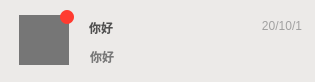
<?xml version="1.0" encoding="UTF-8"?>
<ui version="4.0">
 <class>TextListItem</class>
 <widget class="QFrame" name="TextListItem">
  <property name="geometry">
   <rect>
    <x>0</x>
    <y>0</y>
    <width>315</width>
    <height>82</height>
   </rect>
  </property>
  <property name="minimumSize">
   <size>
    <width>315</width>
    <height>82</height>
   </size>
  </property>
  <property name="maximumSize">
   <size>
    <width>315</width>
    <height>82</height>
   </size>
  </property>
  <property name="windowTitle">
   <string>Frame</string>
  </property>
  <property name="styleSheet">
   <string notr="true">QFrame{
	background-color: rgb(236, 234, 232);
}
QFrame:hover{
	
	background-color: rgb(223, 221, 219);
}
QFrame:pressed{
	background-color: rgb(202, 200, 198);
}</string>
  </property>
  <widget class="QLabel" name="lb_pic">
   <property name="geometry">
    <rect>
     <x>19</x>
     <y>15</y>
     <width>50</width>
     <height>50</height>
    </rect>
   </property>
   <property name="styleSheet">
    <string notr="true">background-color: rgb(118, 118, 118);</string>
   </property>
   <property name="text">
    <string/>
   </property>
  </widget>
  <widget class="QLabel" name="lb_name">
   <property name="geometry">
    <rect>
     <x>89</x>
     <y>17</y>
     <width>151</width>
     <height>21</height>
    </rect>
   </property>
   <property name="styleSheet">
    <string notr="true">font: 11pt &quot;幼圆&quot;;
font-weight:500;
color: rgb(80, 80, 80);
background-color: rgba(255, 255, 255, 0);</string>
   </property>
   <property name="text">
    <string>你好</string>
   </property>
  </widget>
  <widget class="QLabel" name="lb_text">
   <property name="geometry">
    <rect>
     <x>90</x>
     <y>46</y>
     <width>151</width>
     <height>21</height>
    </rect>
   </property>
   <property name="styleSheet">
    <string notr="true">font: 8.5pt &quot;幼圆&quot;;
font-weight:500;
color: rgb(120, 120, 120);
background-color: rgba(255, 255, 255, 0);</string>
   </property>
   <property name="text">
    <string>你好</string>
   </property>
  </widget>
  <widget class="QLabel" name="lb_date">
   <property name="geometry">
    <rect>
     <x>241</x>
     <y>16</y>
     <width>61</width>
     <height>20</height>
    </rect>
   </property>
   <property name="styleSheet">
    <string notr="true">font: 8.5pt &quot;幼圆&quot;;
color: rgba(150, 150, 150,220);
font-weight:10pt;
background-color: rgba(255, 255, 255, 0);
</string>
   </property>
   <property name="text">
    <string>20/10/1</string>
   </property>
   <property name="alignment">
    <set>Qt::AlignRight|Qt::AlignTrailing|Qt::AlignVCenter</set>
   </property>
  </widget>
  <widget class="QLabel" name="lb_bell">
   <property name="geometry">
    <rect>
     <x>281</x>
     <y>47</y>
     <width>20</width>
     <height>20</height>
    </rect>
   </property>
   <property name="styleSheet">
    <string notr="true">background-color: rgba(255, 255, 255, 0);</string>
   </property>
   <property name="text">
    <string/>
   </property>
   <property name="pixmap">
    <pixmap resource="UsChat.qrc">:/Icon/Resources/Icon/bell_mute_small.png</pixmap>
   </property>
   <property name="alignment">
    <set>Qt::AlignCenter</set>
   </property>
  </widget>
  <widget class="QLabel" name="RedPoint">
   <property name="geometry">
    <rect>
     <x>60</x>
     <y>10</y>
     <width>14</width>
     <height>14</height>
    </rect>
   </property>
   <property name="styleSheet">
    <string notr="true">background-color: rgb(255, 59, 48);
border-radius:7px;
min-width: 14px; 
min-height: 14px;
max-width:14px;
max-height: 14px;</string>
   </property>
   <property name="text">
    <string/>
   </property>
  </widget>
 </widget>
 <resources>
  <include location="UsChat.qrc"/>
 </resources>
 <connections/>
</ui>
